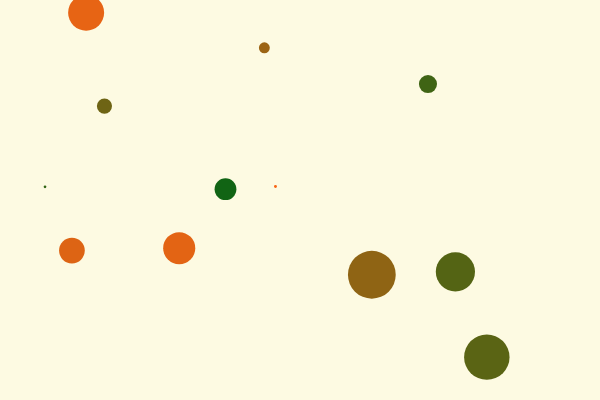
Frame 1 (no input)
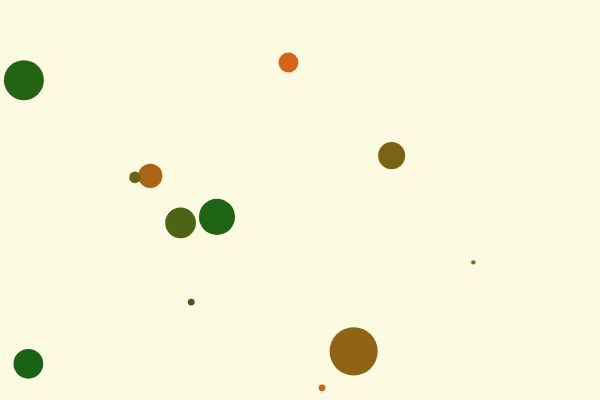
Frame 60 (no input)
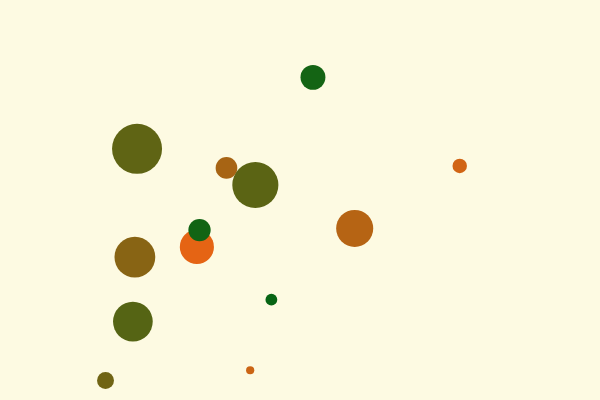
Frame 120 (the mouse pressed at the canvas centre since frame 60)

The p5.js sketch that drew these frames (run headless with seeded random() and noise() and a simulated clock; from frame 60 on, the mouse is pressed at the canvas centre):

// p5.js sketch
// ── sketch.js
// DM2008 — Activity 4b [Guided]
// Objects in Motion (50 min)
//
// You have a working Agent class to start with — your job is to bring it to life.
// Each agent moves, changes over time, and is drawn to the screen.
// Mouse click adds a new agent. C clears them all.
//
// Things to try:
// - Change the starting values (size, speed, color) to see what happens
// - Make agents bounce instead of wrap — what needs to change?
// - Add a second method to your class beyond update() and show()
//
// Stretch: give each agent a lifespan — shrink or fade it over time, then remove it.
// Hint: a backward loop lets you safely splice items while iterating.

let agents = [];
const NUM_START = 12;

function setup() {
  createCanvas(600, 400);
  noStroke();

  for (let i = 0; i < NUM_START; i++) {
    let x = random(width);
    let y = random(height);
    let sz = random(12, 36);
    let speedX = random(-2, 2);
    let speedY = random(-2, 2);
    agents.push(new Agent(x, y, sz, speedX, speedY));
  }
}

function draw() {
  background("#fdfae2");

  for (let i = 0; i < agents.length; i++) {
    agents[i].update();
    agents[i].show();
    agents[i].num();
  }
}

function mousePressed() {
  let sz = random(16, 40);
  let speedX = random(-2, 2);
  let speedY = random(-2, 2);
  agents.push(new Agent(mouseX, mouseY, sz, speedX, speedY));
}

function keyPressed() {
  // Replacing the array with an empty one effectively clears all agents
  if (key == "C" || key == "c") {
    agents = [];
  }
}

class Agent {
  constructor(x, y, sz, speedX, speedY) {
    this.x = x;
    this.y = y;
    this.sz = random(12, 36);
    this.dx = speedX;
    this.dy = speedY;
    this.col = random(255); // a color value that will change over time
    // What else might your agent need to know about itself?
  }

  update() {
    // Position changes by speed each frame — can you see why?
    this.x += this.dx;
    this.y += this.dy;

    // This is a property changing over time — try changing size or speed instead
    this.col = (this.col + 1) % 255;
    this.sz = (this.col + 5) % 50;

    // This wraps agents around the edges — could you make them bounce instead?
    if (this.x  > width || this.x < 0) {
      this.dx *= -1;
    }
    if (this.y > height || this.y < 0) {
      this.dy *= -1;
    }
  }

  show() {
    // this.col drives the color shift — how could you use your other properties here?
    fill(this.col, 100, 20);
    ellipse(this.x, this.y, this.sz);
  }
  num(){
    console.log(agents.length);
  }
}
